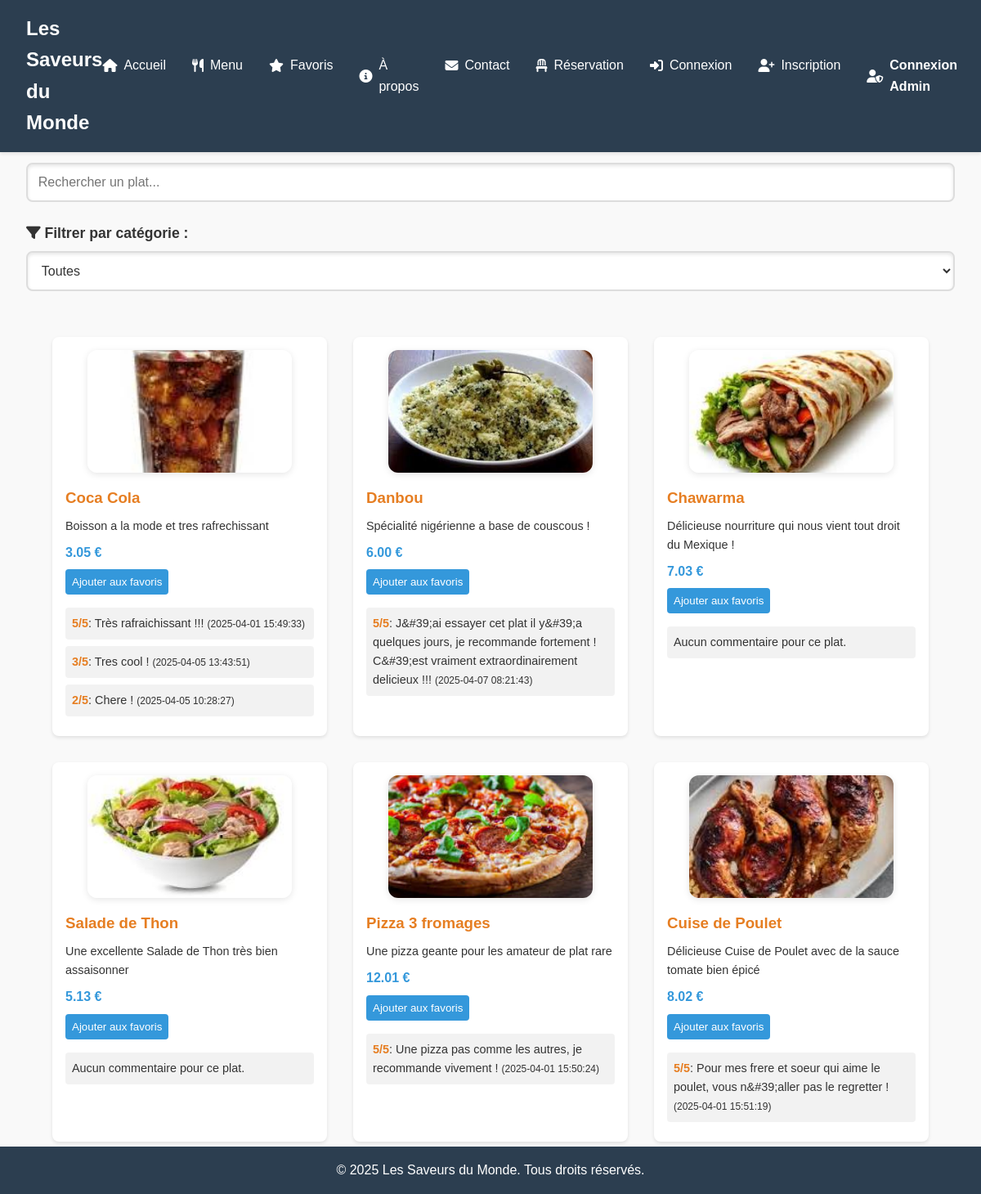
/pages/menu.php, run on the app's committed database.
### tables this page shows
CREATE TABLE IF NOT EXISTS `menu` (
  `id` int NOT NULL AUTO_INCREMENT,
  `name` varchar(100) NOT NULL,
  `description` text,
  `price` decimal(10,2) NOT NULL,
  `category` varchar(50) DEFAULT NULL,
  `image` varchar(255) DEFAULT NULL,
  `created_at` timestamp NULL DEFAULT CURRENT_TIMESTAMP,
  PRIMARY KEY (`id`)
);

CREATE TABLE IF NOT EXISTS `menu_comments` (
  `id` int NOT NULL AUTO_INCREMENT,
  `menu_id` int NOT NULL,
  `comment` text NOT NULL,
  `rating` int NOT NULL,
  `created_at` timestamp NULL DEFAULT CURRENT_TIMESTAMP,
  PRIMARY KEY (`id`),
  KEY `menu_id` (`menu_id`)
);

### pages/menu.php (the view, shortened to what this page needs)
<?php
require_once '../includes/config.php';
require_once '../includes/header.php';
$itemsPerPage = 6;
$page = isset($_GET['page']) ? max(1, (int)$_GET['page']) : 1;
$offset = ($page - 1) * $itemsPerPage;
try {
    $stmt = $pdo->prepare("SELECT * FROM menu ORDER BY category LIMIT :limit OFFSET :offset");
    $stmt->bindValue(':limit', $itemsPerPage, PDO::PARAM_INT);
    $stmt->bindValue(':offset', $offset, PDO::PARAM_INT);
    $stmt->execute();
    $menu_items = $stmt->fetchAll(PDO::FETCH_ASSOC);
} catch (Exception $e) {
    echo "<main><h1>Erreur</h1><p class='error'>Une erreur est survenue : " . htmlspecialchars($e->getMessage()) . "</p></main>";
    require_once '../includes/footer.php';
    exit;
}
?>
<main>
    <h1>Notre Menu</h1>
    <section class="menu-search">
        <div class="form-group">
            <label for="menu-search"><i class="fas fa-search"></i> Rechercher</label>
            <input type="text" id="menu-search" placeholder="Rechercher un plat...">
        </div>
        <div class="form-group">
            <label for="category-filter"><i class="fas fa-filter"></i> Filtrer par catégorie :</label>
            <select id="category-filter">
                <option value="all">Toutes</option>
            </select>
        </div>
    </section>
    <section class="menu-container">
        <?php if (empty($menu_items)): ?>
            <p>Aucun plat disponible pour le moment.</p>
        <?php else: ?>
            <?php foreach ($menu_items as $item): ?>
                <div class="menu-item" data-id="<?php echo htmlspecialchars($item['id']); ?>" data-category="<?php echo htmlspecialchars($item['category']); ?>">
                    <img src="/assets/images/<?php echo htmlspecialchars($item['image'] ?? 'default.jpg'); ?>" alt="<?php echo htmlspecialchars($item['name']); ?>" loading="lazy">
                    <h3><?php echo htmlspecialchars($item['name']); ?></h3>
                    <p><?php echo htmlspecialchars($item['description']); ?></p>
                    <span class="price"><?php echo number_format($item['price'], 2); ?> €</span>
                    <button class="add-to-fav"><i class="fas fa-star"></i> Ajouter aux favoris</button>
                    <div class="comments" data-id="<?php echo htmlspecialchars($item['id']); ?>">
                        <?php
                        try {
                            $stmt = $pdo->prepare("SELECT comment, rating, created_at FROM menu_comments WHERE menu_id = ? ORDER BY rating DESC, created_at DESC LIMIT 3");
                            $stmt->execute([$item['id']]);
                            $comments = $stmt->fetchAll(PDO::FETCH_ASSOC);
                            if (empty($comments)) {
                                echo "<p>Aucun commentaire pour ce plat.</p>";
                            } else {
                                foreach ($comments as $comment) {
                                    echo "<p><strong>" . htmlspecialchars($comment['rating']) . "/5</strong>: " . htmlspecialchars($comment['comment']) . " <small>(" . $comment['created_at'] . ")</small></p>";
                                }
                            }
                        } catch (PDOException $e) {
                            echo "<p>Erreur lors du chargement des commentaires : " . htmlspecialchars($e->getMessage()) . "</p>";
                        }
                        ?>
                    </div>
                </div>
            <?php endforeach; ?>
        <?php endif; ?>
    </section>
</main>
<?php require_once '../includes/footer.php'; ?>

### includes/header.php (shortened to what this page needs)
<!DOCTYPE html>
<html lang="fr">
<head>
    <link rel="stylesheet" href="/assets/css/style.css">
    <link rel="stylesheet" href="https://cdnjs.cloudflare.com/ajax/libs/font-awesome/6.5.1/css/all.min.css">
</head>
<body class="<?php echo isset($_COOKIE['dark_mode']) && $_COOKIE['dark_mode'] === 'on' ? 'dark-mode' : ''; ?>">
<header>
    <nav role="navigation" aria-label="Menu principal">
        <div class="logo">Les Saveurs du Monde</div>
        <ul class="nav-links">
            <?php if (isset($_SESSION['admin'])): ?>
                <li><a href="/admin/dashboard.php"><i class="fas fa-tachometer-alt"></i> Tableau de bord</a></li>
                <li><a href="/admin/manage_menu.php"><i class="fas fa-utensils"></i> Gérer le Menu</a></li>
                <li><a href="/admin/messages.php"><i class="fas fa-comment"></i> Messages</a></li>
                <li><a href="/admin/reservations.php"><i class="fas fa-chair"></i> Réservations</a></li>
                <li><a href="/admin/logout.php"><i class="fas fa-sign-out-alt"></i> Déconnexion</a></li>
            <?php else: ?>
                <li><a href="/index.php"><i class="fas fa-home"></i> Accueil</a></li>
                <li><a href="/pages/menu.php"><i class="fas fa-utensils"></i> Menu</a></li>
                <li><a href="/pages/favorites.php"><i class="fas fa-star"></i> Favoris</a></li>
                <li><a href="/pages/about.php"><i class="fas fa-info-circle"></i> À propos</a></li>
                <li><a href="/pages/contact.php"><i class="fas fa-envelope"></i> Contact</a></li>
                <li><a href="/pages/reservation.php"><i class="fas fa-chair"></i> Réservation</a></li>
                <?php if (isset($_SESSION['user_id'])): ?>
                    <li><a href="/pages/messages.php"><i class="fas fa-comment-dots"></i> Mes Messages</a></li>
                    <li><a href="/pages/logout.php"><i class="fas fa-sign-out-alt"></i> Déconnexion</a></li>
                <?php else: ?>
                    <li><a href="/pages/login.php"><i class="fas fa-sign-in-alt"></i> Connexion</a></li>
                    <li><a href="/pages/register.php"><i class="fas fa-user-plus"></i> Inscription</a></li>
                <?php endif; ?>
                <li><a href="/admin/login.php" class="admin-login-link"><i class="fas fa-user-shield"></i> Connexion Admin</a></li>
            <?php endif; ?>
        </ul>
    </nav>
</header>

### includes/footer.php (shortened to what this page needs)
<footer>
    <p>© 2025 Les Saveurs du Monde. Tous droits réservés.</p>
</footer>
</body>
</html>

### assets/css/style.css (style rules this page uses)
:root { --bg-color: #f9f9f9; --text-color: #333; --nav-bg: #2c3e50; --nav-text: white; --card-bg: white; --shadow: rgba(0, 0, 0, 0.1); --form-bg: linear-gradient(135deg, #ffffff, #f1f1f1); --form-border: #e67e22; }
* { margin: 0; padding: 0; box-sizing: border-box; }
html { height: 100%; }
body { font-family: Arial, sans-serif; line-height: 1.6; background: var(--bg-color); color: var(--text-color); min-height: 100%; display: flex; flex-direction: column; }
header nav { background: var(--nav-bg); color: var(--nav-text); padding: 1rem 2rem; display: flex; justify-content: space-between; align-items: center; position: fixed; width: 100%; top: 0; z-index: 1000; box-shadow: 0 2px 4px var(--shadow); }
.logo { font-size: 1.5rem; font-weight: bold; }
.nav-links { list-style: none; display: flex; gap: 2rem; }
.nav-links a { color: var(--nav-text); text-decoration: none; transition: color 0.3s; display: flex; align-items: center; gap: 0.5rem; }
.admin-login-link { color: #e67e22; font-weight: bold; text-decoration: none; transition: color 0.3s; }
main { margin-top: 80px; padding: 2rem; flex: 1; }
.menu-container { display: grid; grid-template-columns: repeat(auto-fit, minmax(250px, 1fr)); gap: 2rem; padding: 2rem; }
.menu-item { background: var(--card-bg); padding: 1rem; border-radius: 8px; box-shadow: 0 2px 4px var(--shadow); transition: transform 0.3s; }
.menu-item img { width: 250px; height: 150px; object-fit: cover; border-radius: 12px; display: block; margin: 0 auto 1rem auto; box-shadow: 0 2px 8px var(--shadow); transition: transform 0.3s ease, box-shadow 0.3s ease; }
.menu-item h3 { color: #e67e22; margin-bottom: 0.5rem; }
.menu-item p { color: var(--text-color); font-size: 0.9rem; }
.menu-item .price { display: block; margin: 0.5rem 0; font-weight: bold; color: #3498db; }
.add-to-fav { display: flex; align-items: center; justify-content: center; background: #3498db; color: white; border: none; padding: 0.5rem; margin-top: 0.5rem; cursor: pointer; border-radius: 4px; transition: background-color 0.3s ease; }
.comments { margin-top: 1rem; }
.comments p { font-size: 0.9rem; color: var(--text-color); background: rgba(0, 0, 0, 0.05); padding: 0.5rem; border-radius: 4px; margin-bottom: 0.5rem; }
.comments p strong { color: #e67e22; }
.form-group { margin-bottom: 1.5rem; position: relative; }
.form-group label { display: block; margin-bottom: 0.5rem; color: var(--text-color); font-weight: bold; font-size: 1.1rem; }
.form-group input, .form-group textarea, .form-group select { width: 100%; padding: 0.8rem; border: 2px solid #ddd; border-radius: 8px; font-size: 1rem; transition: all 0.3s ease; background: var(--card-bg); box-shadow: inset 0 2px 4px var(--shadow); color: var(--text-color); }
footer { text-align: center; padding: 1rem; background: var(--nav-bg); color: var(--nav-text); width: 100%; position: fixed; bottom: 0; left: 0; z-index: 1000; }

### data on the page
menu: image (picture), name "Coca Cola", description "Boisson a la mode et tres rafrechissant", price "3.05"
menu_comments: rating "5", comment "Très rafraichissant !!!", created_at "2025-04-01 15:49:33"
menu_comments: rating "3", comment "Tres cool !", created_at "2025-04-05 13:43:51"
menu_comments: rating "2", comment "Chere !", created_at "2025-04-05 10:28:27"
menu: image (picture), name "Danbou", description "Spécialité nigérienne a base de couscous !", price "6.00"
menu_comments: rating "5", comment "J&#39;ai essayer cet plat il y&#39;a quelques jours, je recommande fortement ! C&#39;est vraiment extraordinairement delicieux !!!", created_at "2025-04-07 08:21:43"
menu: image (picture), name "Chawarma", description "Délicieuse nourriture qui nous vient tout droit du Mexique !", price "7.03", shows "Aucun commentaire pour ce plat."
menu: image (picture), name "Salade de Thon", description "Une excellente Salade de Thon très bien assaisonner", price "5.13", shows "Aucun commentaire pour ce plat."
menu: image (picture), name "Pizza 3 fromages", description "Une pizza geante pour les amateur de plat rare", price "12.01"
menu_comments: rating "5", comment "Une pizza pas comme les autres, je recommande vivement !", created_at "2025-04-01 15:50:24"
menu: image (picture), name "Cuise de Poulet", description "Délicieuse Cuise de Poulet avec de la sauce tomate bien épicé", price "8.02"
menu_comments: rating "5", comment "Pour mes frere et soeur qui aime le poulet, vous n&#39;aller pas le regretter !", created_at "2025-04-01 15:51:19"
